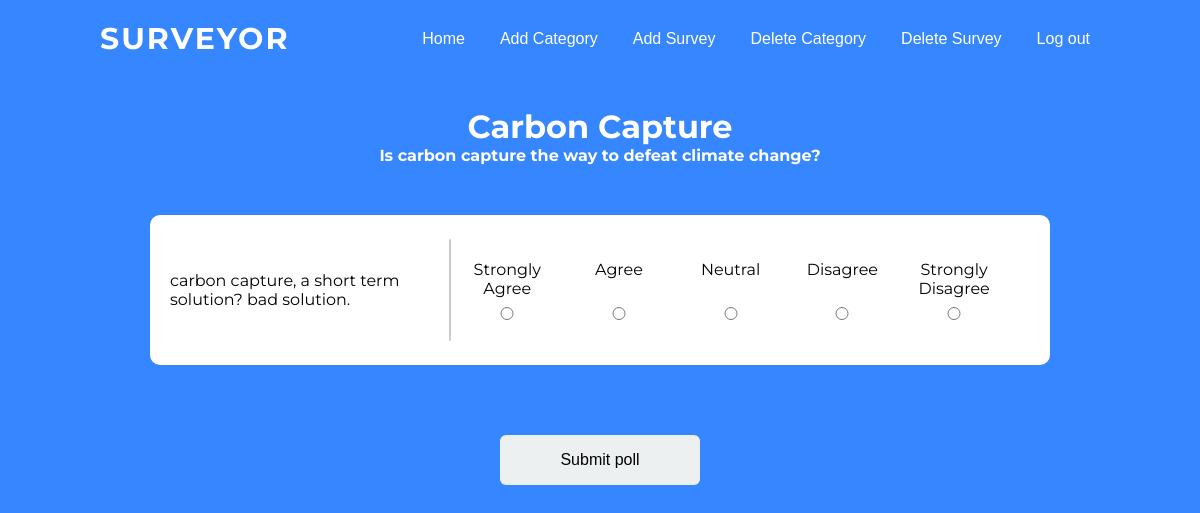
The app's page /singlesurvey/6 (signed in) with its own data.
### surveyapp/models.py (models this page shows, shortened)
class Survey(models.Model):
    title_name = models.CharField(max_length=200)
    category = models.ForeignKey(Category, on_delete=models.CASCADE)
    subtitle = models.CharField(max_length=100, null=True)
    people = models.IntegerField(default=0)
    question = models.CharField(max_length=200, default="")
    agree = models.IntegerField(default=0)
    stronglyagree = models.IntegerField(default=0)
    neutral = models.IntegerField(default=0)
    disagree = models.IntegerField(default=0)
    stronglydisagree = models.IntegerField(default=0)

### surveyapp/views.py (the view)
# urls.py: path("singlesurvey/<str:single_survey_name>", views.single_survey, name="singlesurvey"),
@login_required(login_url="/login")
def single_survey(request, single_survey_name):
    if request.method == "POST":
        s = SubmittedSurveys()
        survey = Survey.objects.get(id=single_survey_name)
        s.survey = survey
        s.user = request.user.username
        survey.people += 1
        user = User.objects.get(username=request.user.username)
        user.points += 1
        user.save()
        survey.save()
        category = Category.objects.get(category_name=survey.category)
        if request.user.username in category.users:
            pass
        else:
            category.users += str(request.user.username) + ","
            category.save()
        question = survey.question
        s.question = question
        s.answer = request.POST["choice"]
        if s.answer == "Strongly Agree":
            survey.stronglyagree += 1
        elif s.answer == "Agree":
            survey.agree += 1
        elif s.answer == "Neutral":
            survey.neutral += 1
        elif s.answer == "Disagree":
            survey.disagree += 1
        elif s.answer == "Strongly Disagree":
            survey.stronglydisagree += 1
        s.save()
        survey.save()
        return render(request, "surveyapp/postsurvey.html", {
            "survey": survey,
            "question": question,
            "people": survey.people-1 ,
            "answer": s.answer,
            "agree": survey.agree,
            "stronglya": survey.stronglyagree,
            "neutral": survey.neutral,
            "disagree": survey.disagree,
            "stronglyd": survey.stronglydisagree
        })
    else:
        survey = Survey.objects.get(id=single_survey_name)
        question = survey.question
        return render(request, "surveyapp/singlesurvey.html", {"survey": survey, "question": question})

### surveyapp/templates/surveyapp/singlesurvey.html (shortened to what this page needs)
{% extends "surveyapp/base.html" %}
{% block body %}
<div class="title">
  <h1>{{survey.title_name}}</h1>
  <h4>{{survey.subtitle}}</h4>
</div>
<div class="question-container">
  <form method="post" action="{% url 'singlesurvey' survey.id %}">
    <div class="question">
      <div class="question-title">
        <p>{{question}}</p>
      </div>
      <hr>
      <div class="radio">
        <div class="radio-button">
          <label for="sa">Strongly Agree</label>
          <input type="radio" name="choice" value="Strongly Agree" id="sa" required>
        </div>
        <div class="radio-button">
          <label for="a">Agree</label>
          <input type="radio" name="choice" value="Agree" id="a" required>
        </div>
        <div class="radio-button">
          <label for="n">Neutral</label>
          <input type="radio" name="choice" value="Neutral" id="n" required>
        </div>
        <div class="radio-button">
          <label for="d">Disagree</label>
          <input type="radio" name="choice" value="Disagree" id="d" required>
        </div>
        <div class="radio-button">
          <label for="sd">Strongly Disagree</label>
          <input type="radio" name="choice" value="Strongly Disagree" id="sd" required>
        </div>
      </div>
    </div>
    <div class="submit-button">
      <input type="submit" value="Submit poll">
    </div>
  </form>
</div>
{% endblock %}

### surveyapp/static/css/styles.css (style rules this page uses)
* { margin: 0; padding: 0; }
body { font-family: Montserrat; background-color: #3586ff; }
.title { text-align: center; color: white; padding: 30px 0 30px 0; }
input { border: none; box-sizing: border-box; background-color: #ECF0F1; outline: none; border-radius: 6px; font-size: 16px; font-weight: 200; padding: 10px 10px; width: 250px; transition: border .5s; }
.question-container { display: flex; justify-content: center; align-items: center; flex-direction: column; margin: 20px 40px; }
.question { display: flex; flex-direction: row; width: 900px; height: 150px; background-color: white; border-radius: 10px; margin-bottom: 20px; }
.question-title { box-sizing: border-box; padding: 20px; display: flex; justify-content: center; align-items: center; height: 150px; width: 300px; }
.radio { display: flex; box-sizing: border-box; padding-right: 40px; flex-direction: row; justify-content: space-around; align-items: center; height: 150px; width: 600px; }
.radio-button { display: flex; flex-direction: column; justify-content: space-between; text-align: center; align-items: center; width: 100px; height: 60px; }
.radio-button input { width: 60px; }
.question hr { height: 100px; margin: auto; border: 1px solid #cccccc; border-radius: 50px; background-color: #cccccc; }
.radio-button { width: 30px; }
.submit-button { display: flex; justify-content: center; align-items: center; }
.submit-button input { width: 200px; height: 50px; margin: 50px 50px 70px 50px; }

### records on screen
Survey: title_name "Carbon Capture", subtitle "Is carbon capture the way to defeat climate change?", question "carbon capture, a short term solution? bad solution."
